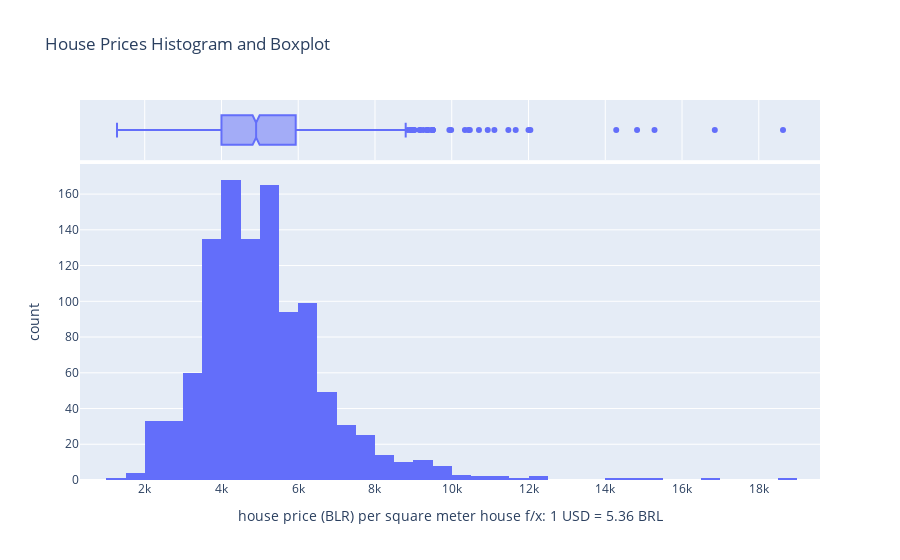

Notebook source saved alongside this figure:
### Code cell
px.histogram(df4, 
             x = 'price_m2' ,
             title = 'House Prices Histogram and Boxplot',
             labels = {'price_m2': 'house price (BLR) per square meter house f/x: 1 USD = 5.36 BRL'},
             marginal = 'box'
            )
# there are very high prices per squared meter
# aditional info should be usefull to understand it, such as, when the house was built and reformulated
# if it's to be sold with mobilia

### Figure 1 — Plotly figure (JSON) as saved in the notebook; plotly's stock layout.template omitted (floating-point values rounded to 4 significant figures; data arrays with more than 128 entries replaced by an {"elided": "..."} marker saying what was removed)
{"data": [{"alignmentgroup": "True", "bingroup": "x", "hovertemplate": "house price (BLR) per square meter house f/x: 1 USD = 5.36 BRL=%{x}<br>count=%{y}<extra></extra>", "legendgroup": "", "marker": {"color": "#636efa"}, "name": "", "offsetgroup": "", "orientation": "v", "showlegend": false, "type": "histogram", "x": {"elided": "1090 float values"}, "xaxis": "x", "yaxis": "y"}, {"alignmentgroup": "True", "hovertemplate": "house price (BLR) per square meter house f/x: 1 USD = 5.36 BRL=%{x}<extra></extra>", "legendgroup": "", "marker": {"color": "#636efa"}, "name": "", "notched": true, "offsetgroup": "", "showlegend": false, "type": "box", "x": {"elided": "1090 float values"}, "xaxis": "x2", "yaxis": "y2"}], "layout": {"barmode": "relative", "legend": {"tracegroupgap": 0}, "title": {"text": "House Prices Histogram and Boxplot"}, "xaxis": {"anchor": "y", "domain": [0, 1], "title": {"text": "house price (BLR) per square meter house f/x: 1 USD = 5.36 BRL"}}, "xaxis2": {"anchor": "y2", "domain": [0, 1], "matches": "x", "showgrid": true, "showticklabels": false}, "yaxis": {"anchor": "x", "domain": [0, 0.8316], "title": {"text": "count"}}, "yaxis2": {"anchor": "x2", "domain": [0.8416, 1], "matches": "y2", "showgrid": false, "showline": false, "showticklabels": false, "ticks": ""}}}
